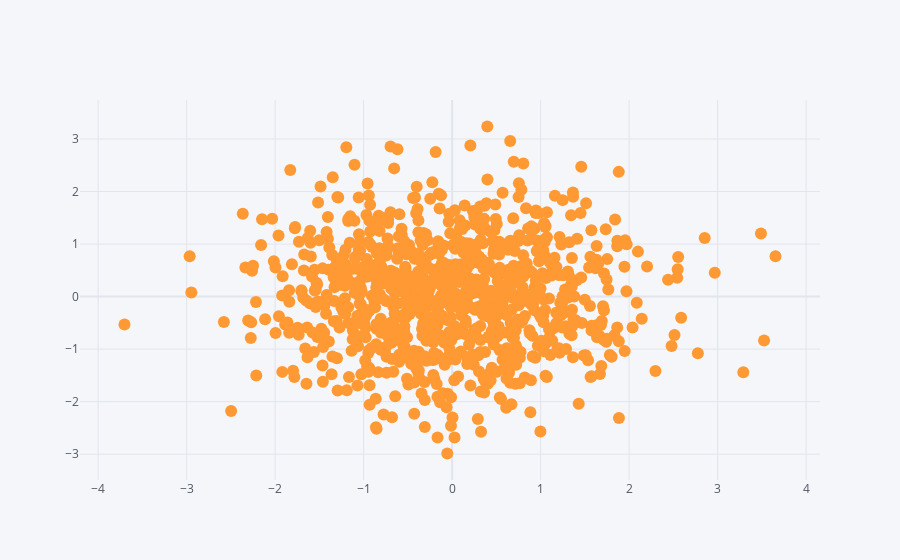

Notebook cell for this chart:
### Code cell
df . iplot ( x = 'id' , y = 'salary' , kind = 'scatter' , mode = 'markers')

### Figure 1 — Plotly figure (JSON) as saved in the notebook; plotly's stock layout.template omitted (floating-point values rounded to 4 significant figures; data arrays with more than 128 entries replaced by an {"elided": "..."} marker saying what was removed)
{"data": [{"line": {"color": "rgba(255, 153, 51, 1.0)", "dash": "solid", "shape": "linear", "width": 1.3}, "marker": {"size": 12, "symbol": "circle"}, "mode": "markers", "name": "salary", "text": "", "type": "scatter", "x": {"elided": "1000 float values"}, "y": {"elided": "1000 float values"}}], "layout": {"legend": {"bgcolor": "#F5F6F9", "font": {"color": "#4D5663"}}, "paper_bgcolor": "#F5F6F9", "plot_bgcolor": "#F5F6F9", "title": {"font": {"color": "#4D5663"}}, "xaxis": {"gridcolor": "#E1E5ED", "showgrid": true, "tickfont": {"color": "#4D5663"}, "title": {"font": {"color": "#4D5663"}, "text": ""}, "zerolinecolor": "#E1E5ED"}, "yaxis": {"gridcolor": "#E1E5ED", "showgrid": true, "tickfont": {"color": "#4D5663"}, "title": {"font": {"color": "#4D5663"}, "text": ""}, "zerolinecolor": "#E1E5ED"}}}
